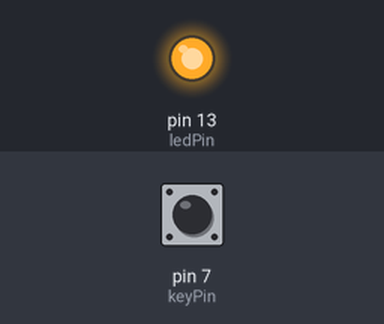
This sketch was run on a simulated Arduino Uno, built with avr-gcc and run on an emulated ATmega328P. On the bench: output pins drawn as LEDs (lit = HIGH). Inputs (shaded band) come from the test bench; at power-on: pin 7 (keyPin) LOW.

Above: at 1.2 s.
1.3 s: pin 7 (keyPin) pulled HIGH for 0.15 s
At 1.37 s:
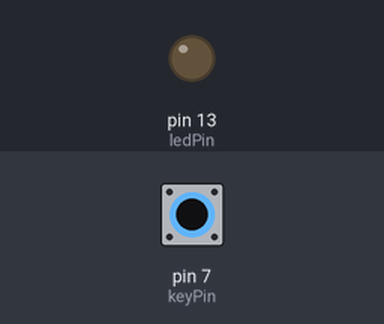
2.9 s: pin 7 (keyPin) pulled HIGH for 3.2 s
At 6.4 s:
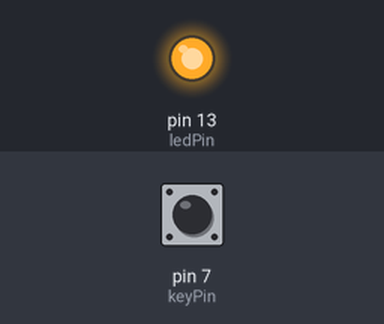
Timing chart, 0 to 7.9 s (numbered marks = the images above; inputs shaded):
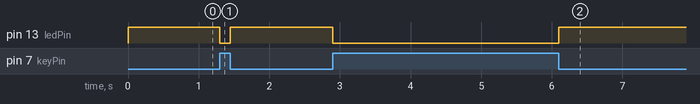

The sketch:

Button.ino
```cpp
// 湖南创乐博智能科技有限公司
//Turns on and off a LED ,when pressings button attach to pin7
/**********************************/
const int keyPin = 7; //the number of the key pin
const int ledPin = 13;//the number of the led pin
/**********************************/
void setup()
{
  pinMode(keyPin, INPUT); //initialize the key pin as input
  pinMode(ledPin, OUTPUT); //initialize the led pin as output
}
/**********************************/
void loop()
{

  boolean Value = digitalRead(keyPin); //read the state of the key value
  //and check if the kye is pressed
  //if it is,the state is HIGH
  if (Value == HIGH )
  {
    digitalWrite(ledPin, LOW); //turn off the led
  }
  else
  {
    digitalWrite(ledPin, HIGH); //turn on the led
  }
}
/************************************/
```

Measured:
- after the input at 1.3 s, pin 13 (ledPin): HIGH → LOW at once, → HIGH 0.15 s later
- after the input at 2.9 s, pin 13 (ledPin): HIGH → LOW at once, → HIGH 3.2 s later
